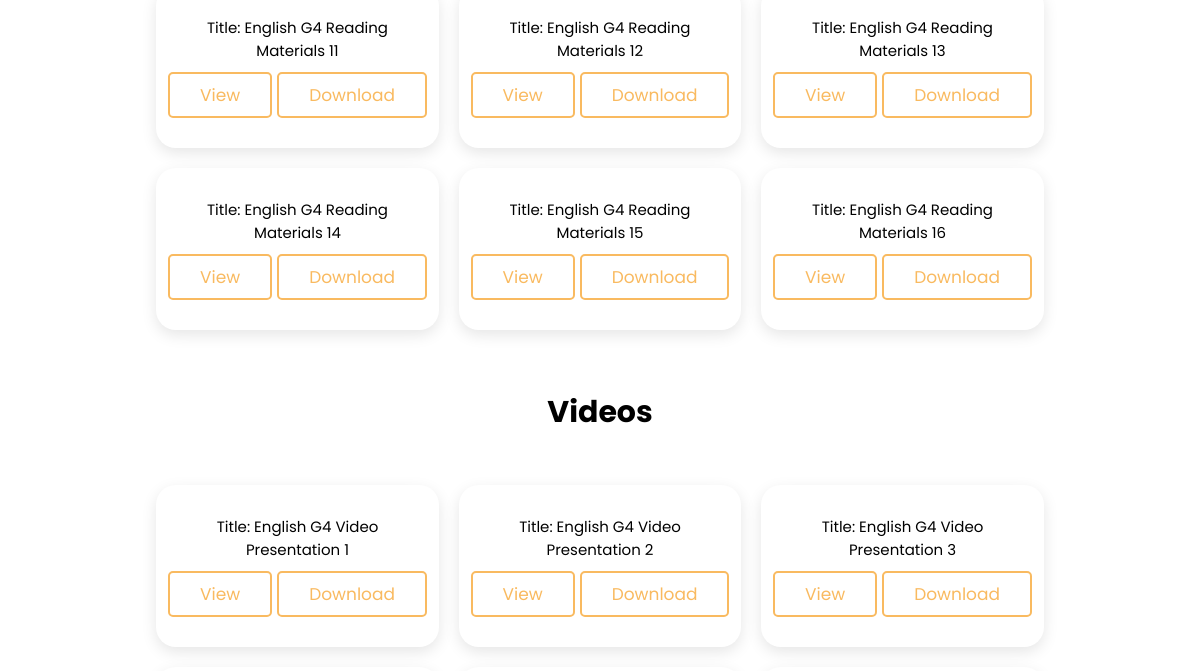
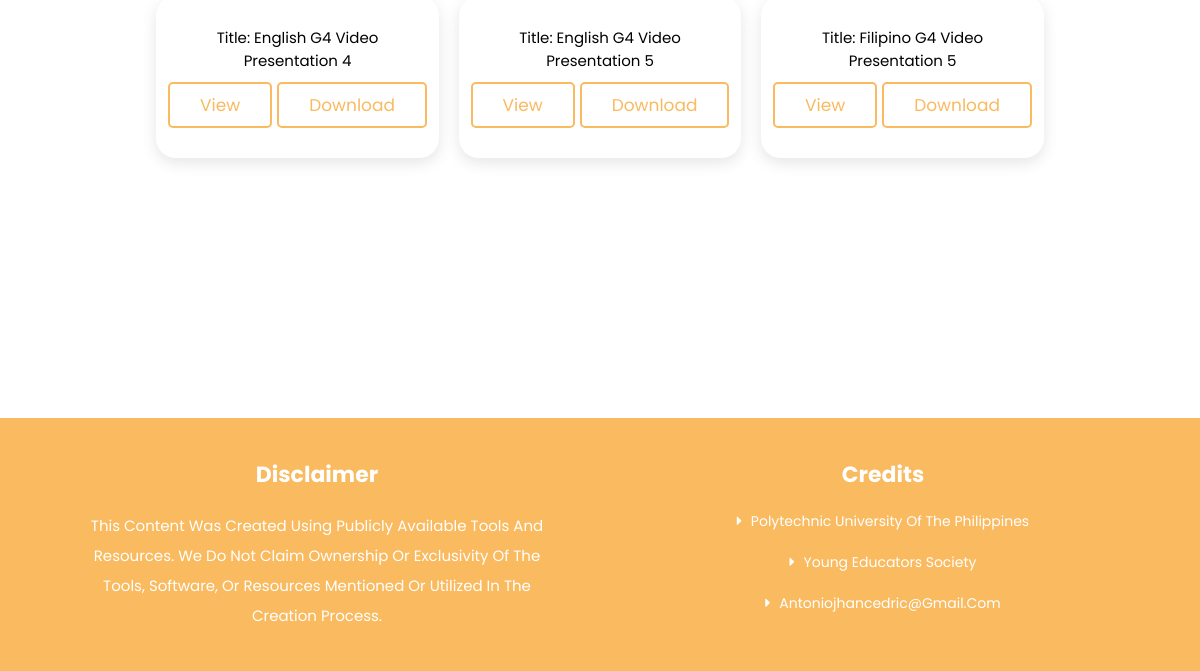
The page /grade/3-4/ (lower part) on the database as committed earlier (2 pictures, top to bottom).
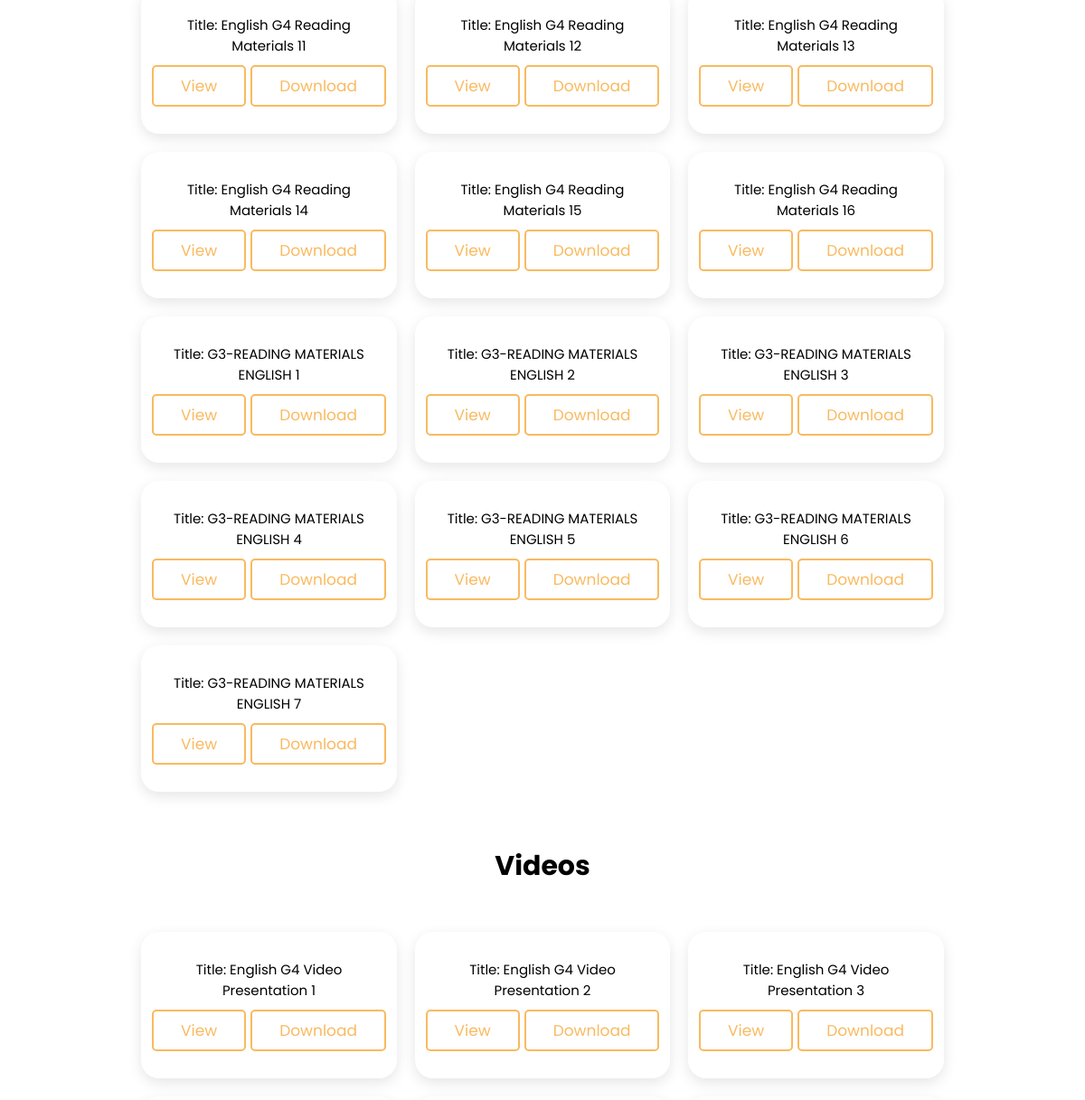
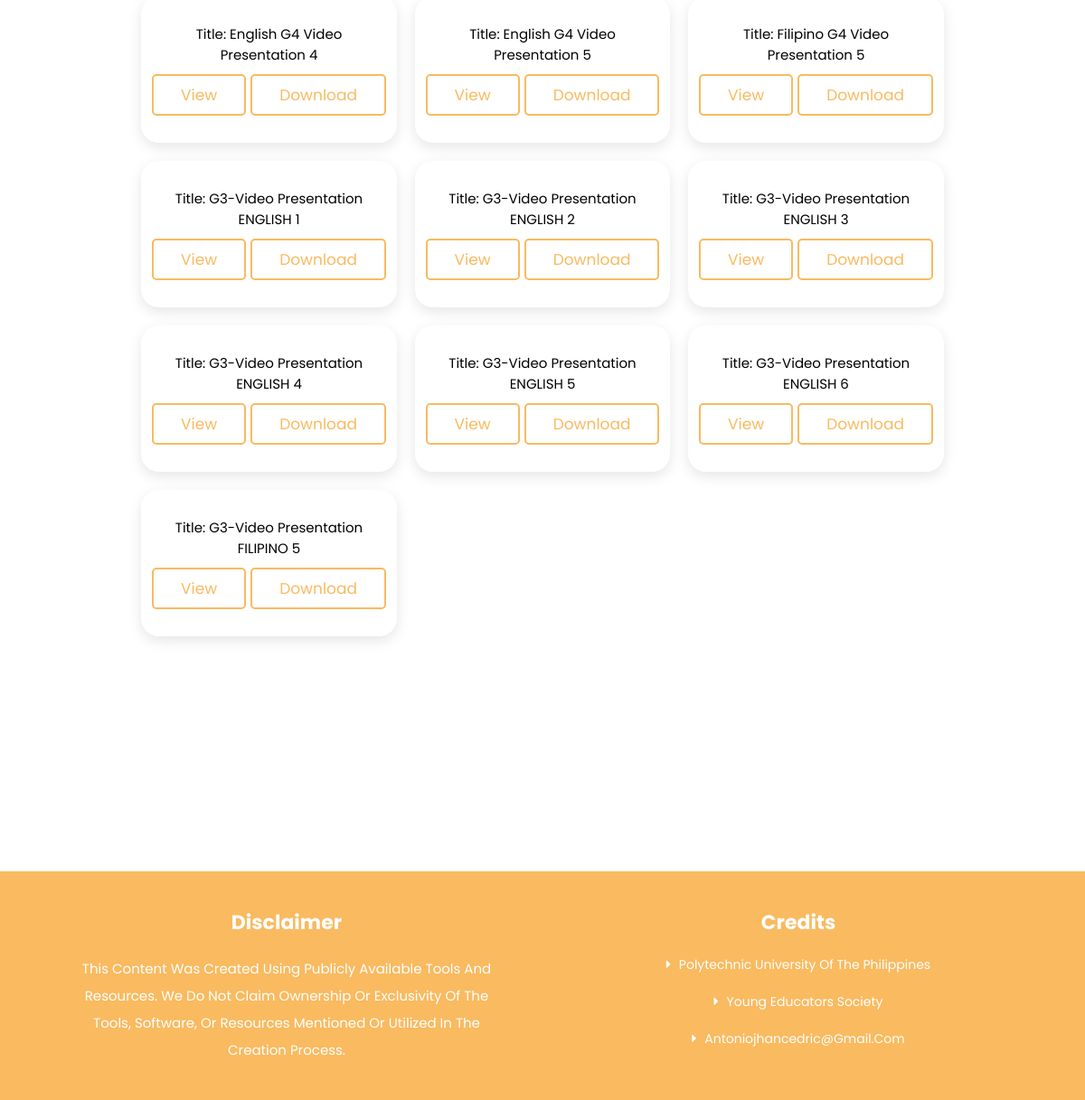
The same page on the database as committed later (2 pictures, top to bottom).
### app/models.py (models this page shows, shortened)
class Learning(models.Model):
    name = models.CharField(max_length=255)
    content = models.FileField()
    grade_level = models.IntegerField()
    subject = models.CharField(max_length=25)

class Videos(models.Model):
    name = models.CharField(max_length=255)
    download_link = models.URLField()
    grade_level = models.IntegerField()
    subject = models.CharField(max_length=25,default='English')
    link = models.URLField()

### app/views.py (the view)
# urls.py: path('grade/3-4/', views.activity_grade_3, name='grade_3-4'),
def activity_grade_3(request):
    activity = Activity.objects.all()
    quiz = Videos.objects.all()
    learning = Learning.objects.all()
    context = {
        'activities': activity,
        'quizzes': quiz,
        'learnings':learning,
        'activities_exist': activity.exists(),
        'quizzes_exist': quiz.exists(),
        'learnings_exist': learning.exists(),
    }
    return render(request,'grade_3-4.html',context)

### templates/grade_3-4.html (shortened to what this page needs)
{% extends 'home.html' %}
{% block content %}
<section class="activities">
    <section id="learning">
        {% if learnings_exist %}
      <div class="box-container" >
            {% for learning in learnings %}
            {% if learning.grade_level == 3 or learning.grade_level == 4 %}
            {% if learning.subject == "English" %}
            <div class="box">
                <p><a style="text-decoration: none; color:black;" href="{% url 'download_learning' learning.id %}" target="_blank">Title: {{ learning.name }}</a></p>
                <div class="btn-group">
                    <form method="post" action="{% url 'view_learning' learning.id %}">
                    <button class="btn" type="submit">View</button>
                    </form>
                    <form method="post" action="{% url 'download_learning' learning.id %}">
                        <button class="btn" type="submit">Download</button>
                    </form>
                </div>
            </div>
            {% endif %}
            {% endif %}
            {% endfor %}
        </div>
        {% endif %}
    </section>
    <section id="quiz">
        {% if quizzes_exist %}
    <h1>Videos</h1>
    <div class="box-container">
        {% for quiz in quizzes %}
        {% if quiz.grade_level == 3 or quiz.grade_level == 4 %}
        {% if quiz.subject == "English" %}
                <div class="box" >
                    <p><a style="text-decoration: none; color:black;" href="{% url 'download_quiz' quiz.id %}" target="_blank">Title: {{ quiz.name }}</a></p>
                    <div class="btn-group">
                        <a href="{{ quiz.link }}"><button class="btn" type="submit">View</button></a>
                        <form method="post" action="{% url 'download_quiz' quiz.id %}">
                            <button class="btn" type="submit">Download</button>
                        </form>
                    </div>
                </div>
        {% endif %}
        {% endif %}
        {% endfor %}
    </div>
    {% endif %}
    </section>
</section>
{% endblock %}

Rows that differ between the two databases and show on the page:
added Learning: name "G3-READING MATERIALS ENGLISH 1"
added Learning: name "G3-READING MATERIALS ENGLISH 2"
added Learning: name "G3-READING MATERIALS ENGLISH 3"
added Learning: name "G3-READING MATERIALS ENGLISH 4"
added Learning: name "G3-READING MATERIALS ENGLISH 5"
added Learning: name "G3-READING MATERIALS ENGLISH 6"
added Learning: name "G3-READING MATERIALS ENGLISH 7"
added Videos: name "G3-Video Presentation ENGLISH 1"
added Videos: name "G3-Video Presentation ENGLISH 2"
added Videos: name "G3-Video Presentation ENGLISH 3"
added Videos: name "G3-Video Presentation ENGLISH 4"
added Videos: name "G3-Video Presentation ENGLISH 5"
added Videos: name "G3-Video Presentation ENGLISH 6"
added Videos: name "G3-Video Presentation FILIPINO 5"
